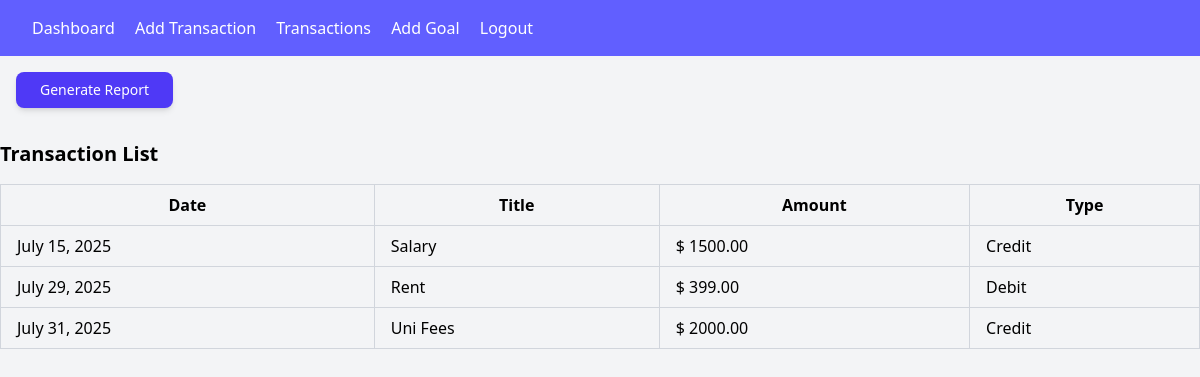
Page /transactions/ (signed in) on the committed database.
### finance/models.py (models this page shows, shortened)
class Transaction(models.Model):
    TRANSACTION_TYPES = [
        ('Income', 'Income'),
        ('Expense', 'Expense')
    ]
    user = models.ForeignKey(User, on_delete=models.CASCADE)
    title = models.CharField(max_length=255)
    amount = models.DecimalField(max_digits=10, decimal_places=2)
    transactions_types = models.CharField(max_length=10, choices=TRANSACTION_TYPES)
    date = models.DateField()
    category = models.CharField(max_length=255)

### finance/views.py (the view)
# urls.py: path('transactions/', TransactionListView.as_view(), name = 'transaction_list'),
class TransactionListView(LoginRequiredMixin, View):
    def get(self, request, *args, **kwargs):
        transactions = Transaction.objects.filter(user=request.user)
        return render(request, 'finance/transaction_list.html', {'transactions': transactions})

### finance/templates/finance/transaction_list.html (shortened to what this page needs)
{% extends "finance/base.html" %}
{% block content %}
<a href="{% url 'export_transactions' %}" class =" my-4 ml-4 inline-block px-6 py-2 text-sm font-medium text-white bg-indigo-600 rounded-lg shadow-md hover:bg-indigo-700 focus:outline-none focus:ring-2 focus:ring-indigo-500 transition duration-200"> Generate Report </a>
<h1  class= "text-xl font-bold my-4">Transaction List</h1>
<table class ="min-w-full table-auto border-collapse border border-gray-300">
    <thead>
        <tr class ="bg-gray-100">
            <th class ="px-4 py-2 border border-gray-300">Date</th>
            <th class ="px-4 py-2 border border-gray-300">Title</th>
            <th class ="px-4 py-2 border border-gray-300">Amount</th>
            <th class ="px-4 py-2 border border-gray-300">Type</th>
        </tr>
    </thead>
    <tbody>
        {% for transaction in transactions %}
        <tr class ="hover:bg-gray-50">
            <td class ="px-4 py-2 border border-gray-300">{{ transaction.date }}</td>
            <td class ="px-4 py-2 border border-gray-300">{{ transaction.title }}</td>
            <td class ="px-4 py-2 border border-gray-300">$ {{ transaction.amount|floatformat:2 }}</td>
            <td class ="px-4 py-2 border border-gray-300">
                {% if transaction.transactions_types == 'Income' %}
                    Credit
                {% else %}
                    Debit
                {% endif %}
            </td>
        </tr>
        {% endfor %}
    </tbody>
</table>
{% endblock content %}

### rows in the picture
Transaction: transactions_types "Credit"
Transaction: transactions_types "Debit"
Transaction: transactions_types "Credit"
